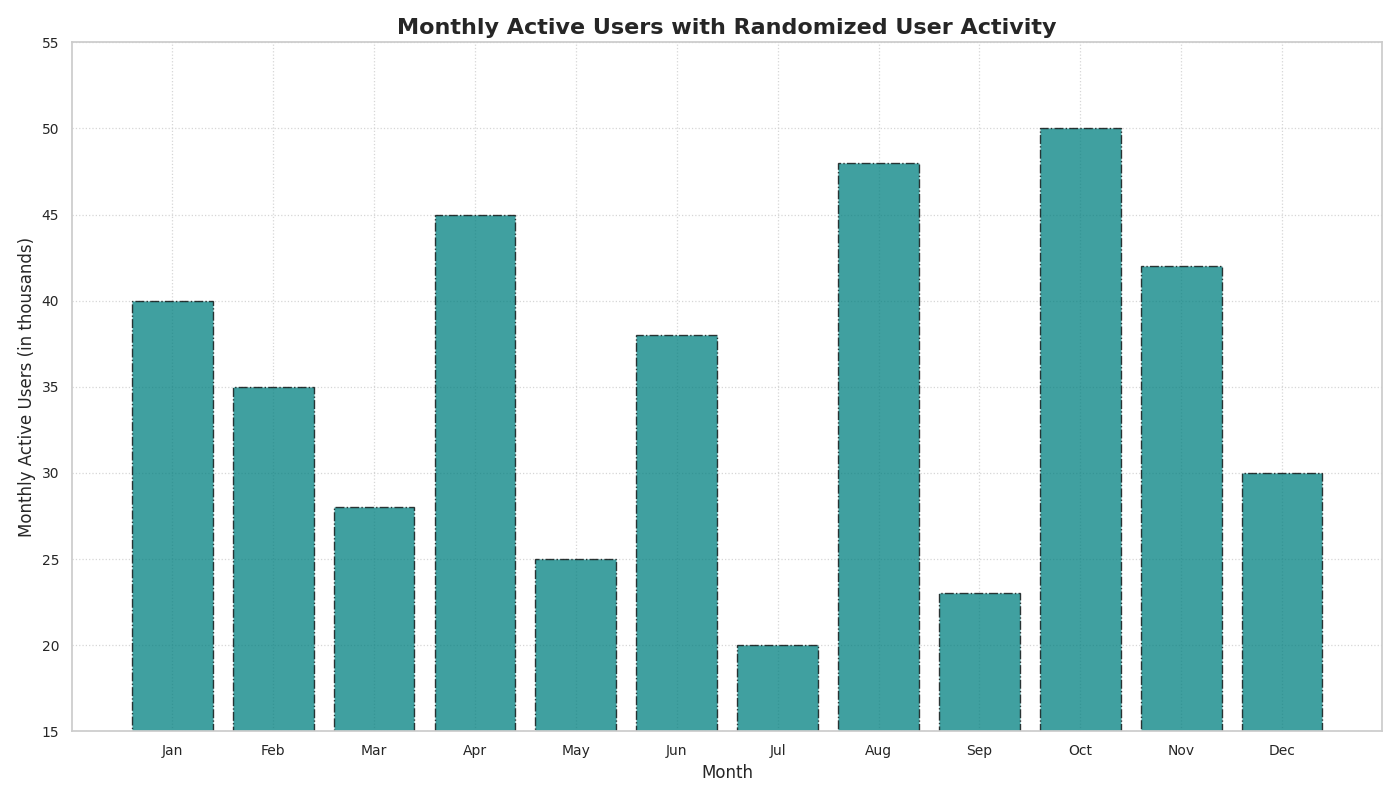

Reproduce this figure in Python.
import matplotlib.pyplot as plt
import numpy as np

# Randomly shuffled user data while keeping the monthly structure intact
months = np.array(['Jan', 'Feb', 'Mar', 'Apr', 'May', 'Jun', 'Jul', 'Aug', 'Sep', 'Oct', 'Nov', 'Dec'])
average_users = np.array([40, 35, 28, 45, 25, 38, 20, 48, 23, 50, 42, 30])

plt.figure(figsize=(14, 8))

# The content within certain data groups (average_users) is shuffled, months remain the same
plt.bar(months, average_users, color='teal', alpha=0.75, edgecolor='black', linestyle='-.')

plt.title('Monthly Active Users with Randomized User Activity', fontsize=16, fontweight='bold')
plt.xlabel('Month', fontsize=12)
plt.ylabel('Monthly Active Users (in thousands)', fontsize=12)

plt.ylim(15, 55)
plt.xticks(fontsize=10)
plt.yticks(np.arange(15, 60, 5), fontsize=10)

plt.grid(True, linestyle=':', linewidth=0.9, alpha=0.8)

plt.tight_layout()

plt.show()
